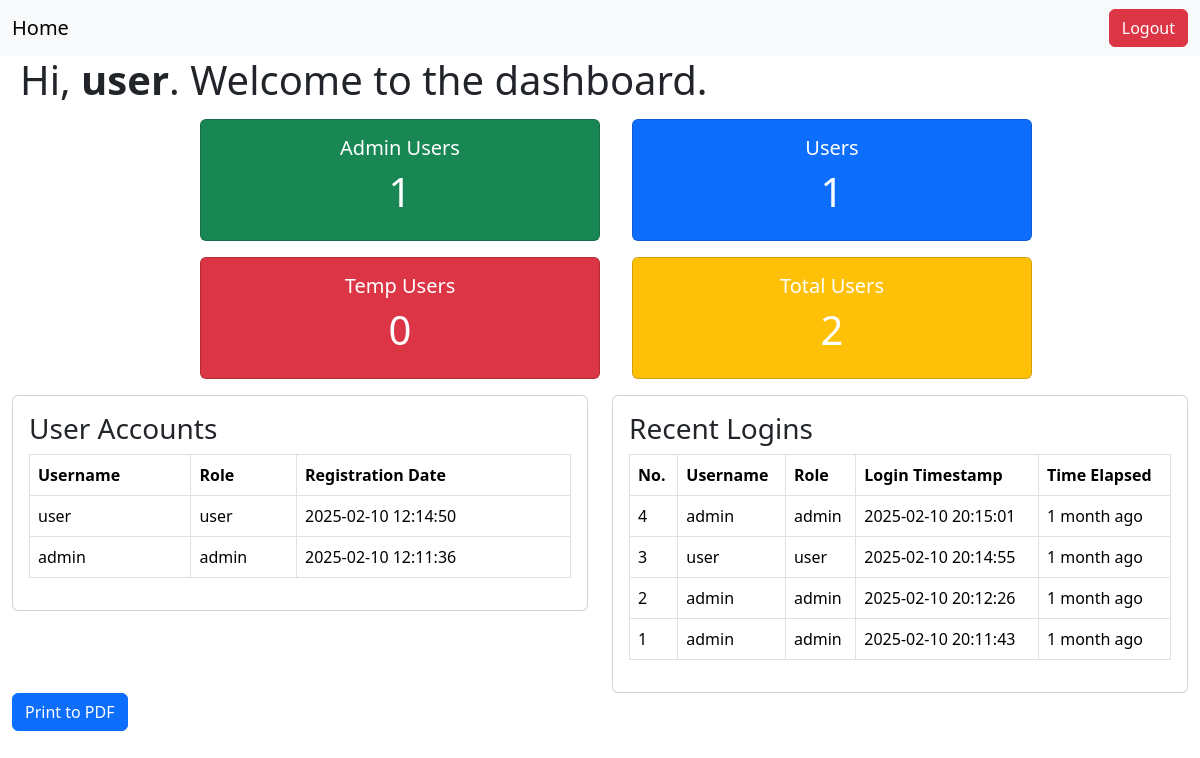
/admin/dashboard.php (signed in), run on the app's committed database.
### tables this page shows
CREATE TABLE `users` (
  `id` int(11) NOT NULL,
  `username` varchar(50) NOT NULL,
  `password` varchar(255) NOT NULL,
  `user_type` enum('admin','user') NOT NULL DEFAULT 'user',
  `last_login` datetime DEFAULT NULL,
  `created_at` timestamp NOT NULL DEFAULT current_timestamp()
);

### admin/dashboard.php (the view, shortened to what this page needs)
<?php
require_once "../db/config.php";
function getUserStatistics($pdo) {
    $stats = [
        "admin" => 0,
        "user" => 0,
        "temp-user" => 0,
        "total" => 0
    ];
    $sql = "SELECT user_type, COUNT(*) as count FROM users GROUP BY user_type";
    if ($stmt = $pdo->prepare($sql)) {
        if ($stmt->execute()) {
            while ($row = $stmt->fetch(PDO::FETCH_ASSOC)) {
                $stats[$row["user_type"]] = $row["count"];
            }
        }
    }
    $stats["total"] = array_sum($stats);
    return $stats;
}
$userStats = getUserStatistics($pdo);
$userAccounts = [];
$sql = "SELECT username, user_type, created_at FROM users ORDER BY created_at DESC";
if ($stmt = $pdo->prepare($sql)) {
    if ($stmt->execute()) {
        $userAccounts = $stmt->fetchAll(PDO::FETCH_ASSOC);
    }
}
$recentLogins = [];
$sql = "SELECT l.login_id, u.username, u.user_type, l.login_time FROM login_logs l JOIN users u ON l.user_id = u.id ORDER BY l.login_time DESC LIMIT 10";
if ($stmt = $pdo->prepare($sql)) {
    if ($stmt->execute()) {
        $recentLogins = $stmt->fetchAll(PDO::FETCH_ASSOC);
    }
}
?>
<!DOCTYPE html>
<html lang="en">
<head>
    <link href="https://cdn.jsdelivr.net/npm/bootstrap@5.3.3/dist/css/bootstrap.min.css" rel="stylesheet">
</head>
<body>
    <nav class="navbar navbar-expand-lg bg-body-tertiary">
        <div class="container-fluid">
            <a class="navbar-brand" href="dashboard.php">Home</a>
            <div class="collapse navbar-collapse" id="navbarSupportedContent">
                <form class="d-flex" role="search">
                    <a href="../logout.php" class="btn btn-danger">Logout</a>
                </form>
            </div>
        </div>
    </nav>
    <h1 style="margin-left:20px">Hi, <b><?php echo htmlspecialchars($_SESSION["username"]); ?></b>. Welcome to the dashboard.</h1>
<div id="dashboardContent">
    <div class="flex-container">
        <div class="card text-bg-success mb-3">
            <div class="card-body">
                <h5 class="card-title">Admin Users</h5>
                <h1 id="totalAdmins"><?php echo $userStats['admin']; ?></h1>
            </div>
        </div>
        <div class="card text-bg-primary mb-3">
            <div class="card-body">
                <h5 class="card-title">Users</h5>
                <h1 id="totalUsers"><?php echo $userStats['user']; ?></h1>
            </div>
        </div>
        <div class="card text-bg-danger text-white mb-3">
            <div class="card-body">
                <h5 class="card-title">Temp Users</h5>
                <h1 id="totalTempUsers"><?php echo $userStats['temp-user']; ?></h1>
            </div>
        </div>
        <div class="card text-bg-warning text-white mb-3">
            <div class="card-body">
                <h5 class="card-title">Total Users</h5>
                <h1 id="totalAllUsers"><?php echo $userStats['total']; ?></h1>
            </div>
        </div>
    </div>
    <div class="container-fluid">
        <div class="row">
            <div class="col">
                <div class="card">
                    <div class="card-body">
                        <h3>User Accounts</h3>
                        <table id="userAccounts" class="table table-bordered">
                            <thead>
                                <tr>
                                    <th>Username</th>
                                    <th>Role</th>
                                    <th>Registration Date</th>
                                </tr>
                            </thead>
                            <tbody>
                                <?php foreach ($userAccounts as $user): ?>
                                <tr>
                                    <td><?php echo htmlspecialchars($user['username']); ?></td>
                                    <td><?php echo htmlspecialchars($user['user_type']); ?></td>
                                    <td><?php echo date("Y-m-d H:i:s", strtotime($user['created_at'])); ?></td>
                                </tr>
                                <?php endforeach; ?>
                            </tbody>
                        </table>
                    </div>
                </div>
            </div>
            <div class="col">
                <div class="card">
                    <div class="card-body">
                        <h3>Recent Logins</h3>
                        <table id="recentLogin" class="table table-bordered">
                            <thead>
                                <tr>
                                    <th>No.</th>
                                    <th>Username</th>
                                    <th>Role</th>
                                    <th>Login Timestamp</th>
                                    <th>Time Elapsed</th>
                                </tr>
                            </thead>
                            <tbody>
                                <?php foreach ($recentLogins as $login): ?>
                                <tr data-login-time="<?php echo htmlspecialchars($login['login_time']); ?>">
                                    <td><?php echo htmlspecialchars($login['login_id']); ?></td>
                                    <td><?php echo htmlspecialchars($login['username']); ?></td>
                                    <td><?php echo htmlspecialchars($login['user_type']); ?></td>
                                    <td><?php echo date("Y-m-d H:i:s", strtotime($login['login_time'])); ?></td>
                                    <td class="time-elapsed"></td>
                                </tr>
                                <?php endforeach; ?>
                            </tbody>
                        </table>
                    </div>
                </div>
            </div>
        </div>
        <button class="btn btn-primary" onclick="printToPDF()">Print to PDF</button>
    </div>
</div>
</body>
</html>

### admin/dashboard.php (style rules this page uses)
.flex-container { display: flex; flex-direction: wrap; flex-wrap: wrap; justify-content: center; margin-top: 15px; }
.flex-container > div { background-color: #f1f1f1; width: 400px; margin-left: 2rem; text-align: center; }

### data on the page
users: username "user", user_type "user", created_at "2025-02-10 12:14:50"
users: username "admin", user_type "admin", created_at "2025-02-10 12:11:36"

### other printed values
$_SESSION["username"] "user"
$userStats['admin'] "1"
$userStats['user'] "1"
$userStats['temp-user'] "0"
$userStats['total'] "2"
$login['login_id'] "4"
$login['username'] "admin"
$login['user_type'] "admin"
date("Y-m-d H:i:s", strtotime($login['login_time'])) "2025-02-10 20:15:01"
$login['login_id'] "3"
$login['username'] "user"
$login['user_type'] "user"
date("Y-m-d H:i:s", strtotime($login['login_time'])) "2025-02-10 20:14:55"
$login['login_id'] "2"
date("Y-m-d H:i:s", strtotime($login['login_time'])) "2025-02-10 20:12:26"
